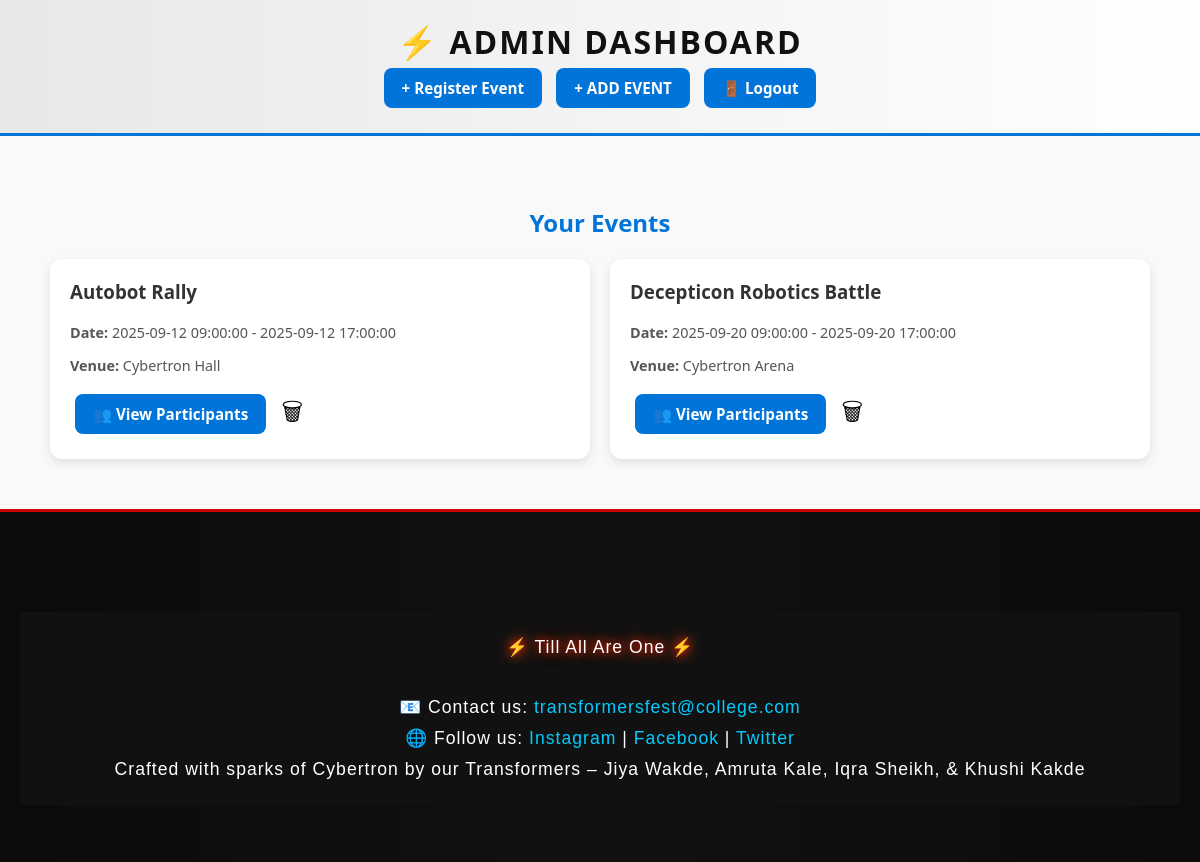
The app's page /dashboard (signed in), older data.
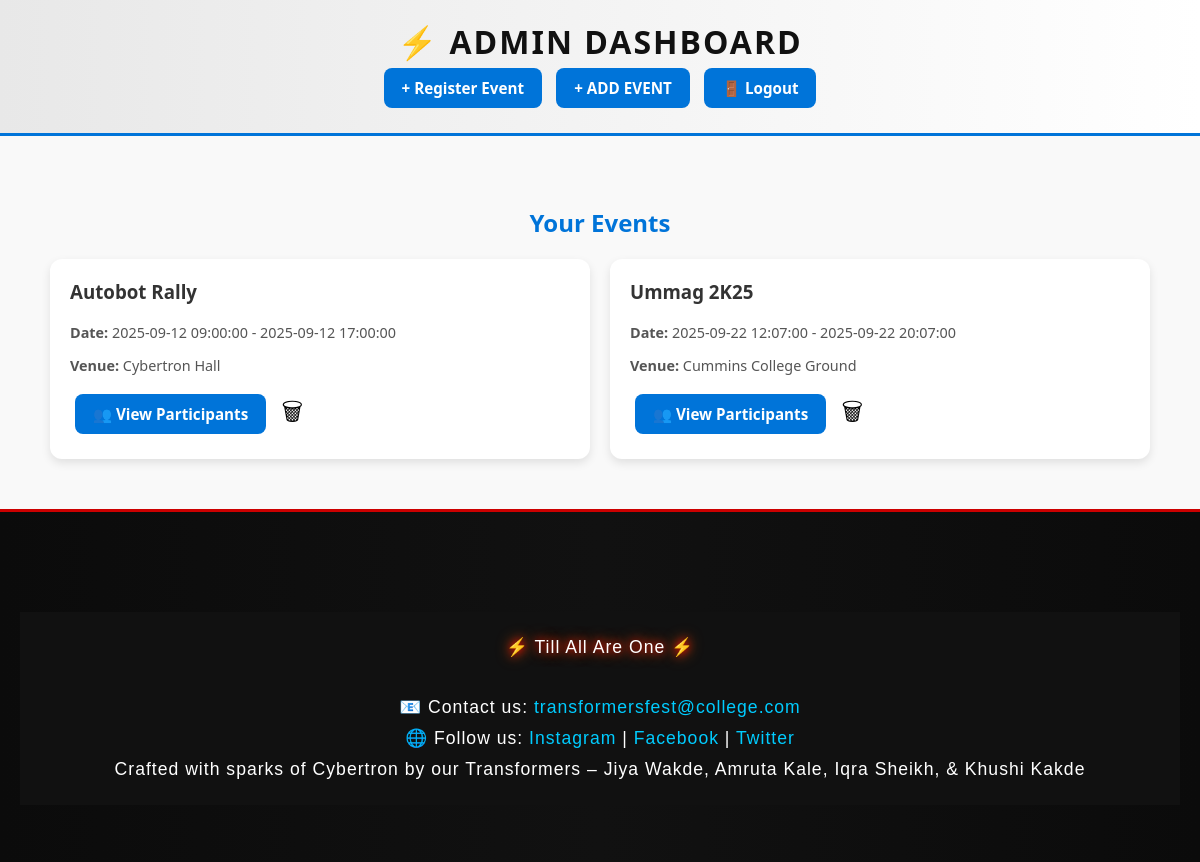
The same page, newer data.
### main.py (models this page shows)
class Organiser(db.Model):
    id = db.Column(db.Integer, primary_key=True)
    username = db.Column(db.String(50), unique=True, nullable=False)
    password = db.Column(db.String(200), nullable=False)
    events = db.relationship("Event", backref="organiser", lazy=True)

class Event(db.Model):
    id = db.Column(db.Integer, primary_key=True)
    name = db.Column(db.String(100), nullable=False)
    tagline = db.Column(db.String(200))
    description = db.Column(db.Text)
    participation_type = db.Column(db.String(50))
    entry_fee = db.Column(db.String(20))  # Free or Paid
    amount = db.Column(db.Float)  # optional fee
    team_size = db.Column(db.Integer)  # optional max team size
    reg_start = db.Column(db.DateTime)
    reg_end = db.Column(db.DateTime)
    event_start = db.Column(db.DateTime)
    event_end = db.Column(db.DateTime)
    venue = db.Column(db.String(200))
    organizer_name = db.Column(db.String(100))
    organizer_contact = db.Column(db.String(100))
    poster = db.Column(db.String(200))  # optional
    domain = db.Column(db.String(100))
    notes = db.Column(db.Text)
    organiser_id = db.Column(db.Integer, db.ForeignKey("organiser.id"), nullable=False)

### main.py (the view)
@app.route("/dashboard")
def dashboard():
    if "user" not in session:
        return redirect(url_for("login"))
    organiser = Organiser.query.filter_by(username=session["user"]).first()
    if not organiser:
        flash("Organiser not found. Please log in again.", "danger")
        session.pop("user", None)
        return redirect(url_for("login"))
    events = organiser.events  # this is safe now
    return render_template("dashboard.html", events=events, user=organiser.username)

### templates/dashboard.html (shortened to what this page needs)
<!DOCTYPE html>
<html lang="en">
<head>
</head>
<body>
    <header>
        <h1>⚡ {{ user }} Dashboard</h1>
        <a href="{{ url_for('register_event') }}" class="btn">+ Register Event</a>
        <a href='{{ url_for("add_highlight") }}' class="btn">+ ADD EVENT</a>
        <a href="{{ url_for('logout') }}" class="btn">🚪 Logout</a>
    </header>
    <div class="container">
        <h2>Your Events</h2>
        <div class="events">
        {% for event in events %}
        <div class="card">
            <h3>{{ event.name }}</h3>
            <p><strong>Date:</strong> {{ event.event_start }} - {{ event.event_end }}</p>
            <p><strong>Venue:</strong> {{ event.venue }}</p>
            <a href="{{ url_for('event_participants', event_name=event.name) }}" class="btn">👥 View Participants</a>
            <form action="{{ url_for('delete_event', event_id=event.id) }}" method="POST" style="display:inline;"
                  onsubmit="return confirm('🗑 Are you sure you want to delete this event?');">
                <button type="submit" style="background:none; border:none; cursor:pointer; font-size:1.5rem;" title="Delete Event">🗑</button>
            </form>
        </div>
            {% endfor %}
        </div>
    </div>
    <section class="footer-section" id="contacts">
  <footer>
    <p class="footer-tagline">⚡ Till All Are One ⚡</p><br>
    <div class="footer-contacts">
      <p>📧 Contact us: <a href="mailto:transformersfest@college.com">transformersfest@college.com</a></p>
      <p>🌐 Follow us:
        <a href="#">Instagram</a> |
        <a href="#">Facebook</a> |
        <a href="#">Twitter</a>
      </p>
    </div>
        <p>
      Crafted with sparks of Cybertron by our
      <span class="autobot">Transformers</span> –
      <span class="creator autobot">Jiya Wakde</span>,
      <span class="creator decepticon">Amruta Kale</span>,
      <span class="creator autobot">Iqra Sheikh</span>,
      & <span class="creator decepticon">Khushi Kakde</span>
    </p>
  </footer>
</section>
</body>
</html>

### templates/dashboard.html (style rules this page uses)
body { margin: 0; font-family: 'Segoe UI', Tahoma, Geneva, Verdana, sans-serif; background: #f9f9f9; color: #222; }
header { background: linear-gradient(90deg, #e8e8e8, #ffffff); padding: 20px; text-align: center; border-bottom: 3px solid #0074D9; }
header h1 { margin: 0; font-size: 2rem; color: #111; text-transform: uppercase; letter-spacing: 2px; font-weight: bold; }
.btn { display: inline-block; padding: 10px 18px; margin: 5px; background: #0074D9; color: white; text-decoration: none; border-radius: 8px; font-size: 0.95rem; font-weight: bold; transition: 0.3s; }
.container { max-width: 1100px; margin: 30px auto; padding: 20px; }
h2 { text-align: center; color: #0074D9; margin-bottom: 20px; }
.events { display: grid; grid-template-columns: repeat(auto-fit, minmax(320px, 1fr)); gap: 20px; }
.card { background: #fff; border-radius: 12px; box-shadow: 0 4px 10px rgba(0,0,0,0.1); padding: 20px; transition: 0.3s; }
.card h3 { margin-top: 0; color: #333; }
.card p { font-size: 0.9rem; color: #555; }
footer { margin-top: 50px; background: #111; color: #aaa; text-align: center; padding: 15px; font-size: 0.85rem; letter-spacing: 1px; }
.footer-section { background: linear-gradient(90deg, #0b0b0b, #111, #0b0b0b); padding: 50px 20px; text-align: center; height: 250px; border-top: 3px solid #cc0000; }
.footer-tagline { font-family: 'Orbitron', sans-serif; font-size: 10rem; color: #FFD700; margin-bottom: 15px; text-shadow: 0 0 8px #ff0000, 0 0 15px #ff6600; }
.footer-section p { color: #fff; font-family: 'Orbitron', sans-serif; font-size: 1.1rem; margin: 10px 0; }
.footer-section a { color: #00ccff; text-decoration: none; transition: color 0.3s; }

Row changes from the older to the newer data that the page shows:
removed Event: name "Decepticon Robotics Battle", event_start "2025-09-20 09:00:00", event_end "2025-09-20 17:00:00", venue "Cybertron Arena"
added Event: name "Ummag 2K25", event_start "2025-09-22 12:07:00", event_end "2025-09-22 20:07:00", venue "Cummins College Ground"
